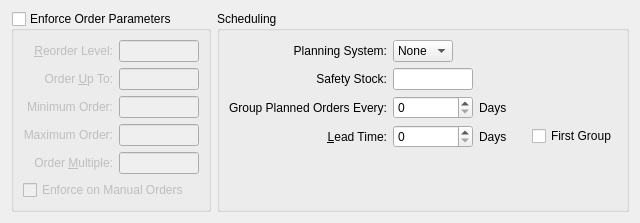
     <widget class="QWidget" name="_planningTab">
      <attribute name="title">
       <string>&amp;Planning</string>
      </attribute>
      <layout class="QGridLayout" name="gridLayout_20">
       <item row="0" column="0">
        <widget class="QGroupBox" name="_useParameters">
         <property name="enabled">
          <bool>true</bool>
         </property>
         <property name="focusPolicy">
          <enum>Qt::TabFocus</enum>
         </property>
         <property name="title">
          <string>Enforce Order Parameters</string>
         </property>
         <property name="checkable">
          <bool>true</bool>
         </property>
         <property name="checked">
          <bool>false</bool>
         </property>
         <layout class="QGridLayout" name="gridLayout_8">
          <item row="0" column="0">
           <layout class="QVBoxLayout" name="verticalLayout_3">
            <item>
             <layout class="QVBoxLayout" name="verticalLayout_2">
              <item>
               <layout class="QGridLayout" name="_2">
                <item row="0" column="0">
                 <widget class="QLabel" name="_reorderLevelLit">
                  <property name="text">
                   <string>&amp;Reorder Level:</string>
                  </property>
                  <property name="alignment">
                   <set>Qt::AlignRight|Qt::AlignTrailing|Qt::AlignVCenter</set>
                  </property>
                  <property name="buddy">
                   <cstring>_reorderLevel</cstring>
                  </property>
                 </widget>
                </item>
                <item row="3" column="1">
                 <widget class="XLineEdit" name="_maximumOrder">
                  <property name="maximumSize">
                   <size>
                    <width>80</width>
                    <height>32767</height>
                   </size>
                  </property>
                  <property name="alignment">
                   <set>Qt::AlignRight</set>
                  </property>
                 </widget>
                </item>
                <item row="3" column="0">
                 <widget class="QLabel" name="_maximumOrderLit">
                  <property name="text">
                   <string>Maximum Order:</string>
                  </property>
                  <property name="alignment">
                   <set>Qt::AlignRight|Qt::AlignTrailing|Qt::AlignVCenter</set>
                  </property>
                  <property name="buddy">
                   <cstring>_maximumOrder</cstring>
                  </property>
                 </widget>
                </item>
                <item row="1" column="1">
                 <widget class="XLineEdit" name="_orderUpToQty">
                  <property name="maximumSize">
                   <size>
                    <width>80</width>
                    <height>32767</height>
                   </size>
                  </property>
                  <property name="alignment">
                   <set>Qt::AlignRight</set>
                  </property>
                 </widget>
                </item>
                <item row="2" column="0">
                 <widget class="QLabel" name="_minimumOrderLit">
                  <property name="text">
                   <string>Minimum Order:</string>
                  </property>
                  <property name="alignment">
                   <set>Qt::AlignRight|Qt::AlignTrailing|Qt::AlignVCenter</set>
                  </property>
                  <property name="buddy">
                   <cstring>_minimumOrder</cstring>
                  </property>
                 </widget>
                </item>
                <item row="4" column="0">
                 <widget class="QLabel" name="_orderMultipleLit">
                  <property name="text">
                   <string>Order &amp;Multiple:</string>
                  </property>
                  <property name="alignment">
                   <set>Qt::AlignRight|Qt::AlignTrailing|Qt::AlignVCenter</set>
                  </property>
                  <property name="buddy">
                   <cstring>_orderMultiple</cstring>
                  </property>
                 </widget>
                </item>
                <item row="2" column="1">
                 <widget class="XLineEdit" name="_minimumOrder">
                  <property name="maximumSize">
                   <size>
                    <width>80</width>
                    <height>32767</height>
                   </size>
                  </property>
                  <property name="alignment">
                   <set>Qt::AlignRight</set>
                  </property>
                 </widget>
                </item>
                <item row="4" column="1">
                 <widget class="XLineEdit" name="_orderMultiple">
                  <property name="maximumSize">
                   <size>
                    <width>80</width>
                    <height>32767</height>
                   </size>
                  </property>
                  <property name="alignment">
                   <set>Qt::AlignRight</set>
                  </property>
                 </widget>
                </item>
                <item row="0" column="1">
                 <widget class="XLineEdit" name="_reorderLevel">
                  <property name="maximumSize">
                   <size>
                    <width>80</width>
                    <height>32767</height>
                   </size>
                  </property>
                  <property name="alignment">
                   <set>Qt::AlignRight</set>
                  </property>
                 </widget>
                </item>
                <item row="1" column="0">
                 <widget class="QLabel" name="_orderUpToQtyLit">
                  <property name="text">
                   <string>Order &amp;Up To:</string>
                  </property>
                  <property name="alignment">
                   <set>Qt::AlignRight|Qt::AlignTrailing|Qt::AlignVCenter</set>
                  </property>
                  <property name="buddy">
                   <cstring>_orderUpToQty</cstring>
                  </property>
                 </widget>
                </item>
                <item row="2" column="2">
                 <spacer>
                  <property name="orientation">
                   <enum>Qt::Horizontal</enum>
                  </property>
                  <property name="sizeType">
                   <enum>QSizePolicy::Expanding</enum>
                  </property>
                  <property name="sizeHint" stdset="0">
                   <size>
                    <width>0</width>
                    <height>20</height>
                   </size>
                  </property>
                 </spacer>
                </item>
               </layout>
              </item>
              <item>
               <widget class="QCheckBox" name="_useParametersOnManual">
                <property name="text">
                 <string>Enforce on Manual Orders</string>
                </property>
               </widget>
              </item>
             </layout>
            </item>
            <item>
             <spacer name="verticalSpacer">
              <property name="orientation">
               <enum>Qt::Vertical</enum>
              </property>
              <property name="sizeHint" stdset="0">
               <size>
                <width>20</width>
                <height>0</height>
               </size>
              </property>
             </spacer>
            </item>
           </layout>
          </item>
         </layout>
        </widget>
       </item>
       <item row="0" column="1">
        <widget class="QGroupBox" name="groupBox">
         <property name="sizePolicy">
          <sizepolicy hsizetype="Preferred" vsizetype="Preferred">
           <horstretch>1</horstretch>
           <verstretch>0</verstretch>
          </sizepolicy>
         </property>
         <property name="title">
          <string>Scheduling</string>
         </property>
         <layout class="QGridLayout" name="gridLayout_5">
          <item row="0" column="0">
           <layout class="QVBoxLayout" name="verticalLayout_4">
            <item>
             <layout class="QGridLayout" name="gridLayout_2">
              <item row="2" column="1">
               <widget class="QSpinBox" name="_orderGroup">
                <property name="minimum">
                 <number>0</number>
                </property>
                <property name="maximum">
                 <number>999</number>
                </property>
                <property name="value">
                 <number>0</number>
                </property>
               </widget>
              </item>
              <item row="0" column="0">
               <widget class="QLabel" name="_planningTypeLit">
                <property name="text">
                 <string>Planning System:</string>
                </property>
                <property name="alignment">
                 <set>Qt::AlignRight|Qt::AlignTrailing|Qt::AlignVCenter</set>
                </property>
               </widget>
              </item>
              <item row="0" column="1" colspan="4">
               <layout class="QHBoxLayout" name="horizontalLayout_14">
                <item>
                 <widget class="XComboBox" name="_planningType">
                  <item>
                   <property name="text">
                    <string>None</string>
                   </property>
                  </item>
                  <item>
                   <property name="text">
                    <string>MRP</string>
                   </property>
                  </item>
                 </widget>
                </item>
                <item>
                 <spacer>
                  <property name="orientation">
                   <enum>Qt::Horizontal</enum>
                  </property>
                  <property name="sizeHint" stdset="0">
                   <size>
                    <width>0</width>
                    <height>20</height>
                   </size>
                  </property>
                 </spacer>
                </item>
               </layout>
              </item>
              <item row="2" column="0">
               <widget class="QLabel" name="_orderGroupLit">
                <property name="text">
                 <string>Group Planned Orders Every:</string>
                </property>
                <property name="alignment">
                 <set>Qt::AlignRight|Qt::AlignTrailing|Qt::AlignVCenter</set>
                </property>
               </widget>
              </item>
              <item row="2" column="2" colspan="3">
               <widget class="QLabel" name="_orderGroupDaysLit">
                <property name="text">
                 <string>Days</string>
                </property>
               </widget>
              </item>
              <item row="3" column="0">
               <widget class="QLabel" name="_leadTimeLit">
                <property name="text">
                 <string>&amp;Lead Time:</string>
                </property>
                <property name="alignment">
                 <set>Qt::AlignRight|Qt::AlignTrailing|Qt::AlignVCenter</set>
                </property>
                <property name="buddy">
                 <cstring>_leadTime</cstring>
                </property>
               </widget>
              </item>
              <item row="3" column="1">
               <widget class="QSpinBox" name="_leadTime">
                <property name="minimum">
                 <number>0</number>
                </property>
                <property name="maximum">
                 <number>999</number>
                </property>
               </widget>
              </item>
              <item row="3" column="2">
               <widget class="QLabel" name="_days2Lit">
                <property name="text">
                 <string>Days</string>
                </property>
               </widget>
              </item>
              <item row="3" column="3">
               <spacer name="horizontalSpacer_6">
                <property name="orientation">
                 <enum>Qt::Horizontal</enum>
                </property>
                <property name="sizeType">
                 <enum>QSizePolicy::Fixed</enum>
                </property>
                <property name="sizeHint" stdset="0">
                 <size>
                  <width>13</width>
                  <height>14</height>
                 </size>
                </property>
               </spacer>
              </item>
              <item row="3" column="4">
               <widget class="QCheckBox" name="_orderGroupFirst">
                <property name="sizePolicy">
                 <sizepolicy hsizetype="Expanding" vsizetype="Fixed">
                  <horstretch>0</horstretch>
                  <verstretch>0</verstretch>
                 </sizepolicy>
                </property>
                <property name="text">
                 <string>First Group</string>
                </property>
               </widget>
              </item>
              <item row="4" column="0" colspan="5">
               <layout class="QHBoxLayout" name="horizontalLayout_15"/>
              </item>
              <item row="1" column="0">
               <widget class="QLabel" name="_safetyStockLit">
                <property name="text">
                 <string>Safety Stock:</string>
                </property>
                <property name="alignment">
                 <set>Qt::AlignRight|Qt::AlignTrailing|Qt::AlignVCenter</set>
                </property>
               </widget>
              </item>
              <item row="1" column="1">
               <widget class="XLineEdit" name="_safetyStock">
                <property name="sizePolicy">
                 <sizepolicy hsizetype="Preferred" vsizetype="Fixed">
                  <horstretch>0</horstretch>
                  <verstretch>0</verstretch>
                 </sizepolicy>
                </property>
                <property name="maximumSize">
                 <size>
                  <width>80</width>
                  <height>32767</height>
                 </size>
                </property>
                <property name="alignment">
                 <set>Qt::AlignRight</set>
                </property>
               </widget>
              </item>
             </layout>
            </item>
            <item>
             <spacer name="verticalSpacer_2">
              <property name="orientation">
               <enum>Qt::Vertical</enum>
              </property>
              <property name="sizeHint" stdset="0">
               <size>
                <width>20</width>
                <height>0</height>
               </size>
              </property>
             </spacer>
            </item>
           </layout>
          </item>
         </layout>
        </widget>
       </item>
      </layout>
     </widget>
